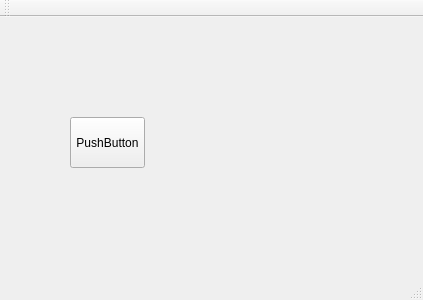
<?xml version="1.0" encoding="UTF-8"?>
<ui version="4.0">
 <class>MainWindow</class>
 <widget class="QMainWindow" name="MainWindow">
  <property name="geometry">
   <rect>
    <x>0</x>
    <y>0</y>
    <width>423</width>
    <height>300</height>
   </rect>
  </property>
  <property name="windowTitle">
   <string>MainWindow</string>
  </property>
  <widget class="QWidget" name="centralWidget">
   <widget class="QPushButton" name="pushButton">
    <property name="geometry">
     <rect>
      <x>70</x>
      <y>100</y>
      <width>75</width>
      <height>51</height>
     </rect>
    </property>
    <property name="text">
     <string>PushButton</string>
    </property>
   </widget>
  </widget>
  <widget class="QMenuBar" name="menuBar">
   <property name="geometry">
    <rect>
     <x>0</x>
     <y>0</y>
     <width>423</width>
     <height>21</height>
    </rect>
   </property>
  </widget>
  <widget class="QToolBar" name="mainToolBar">
   <attribute name="toolBarArea">
    <enum>TopToolBarArea</enum>
   </attribute>
   <attribute name="toolBarBreak">
    <bool>false</bool>
   </attribute>
  </widget>
  <widget class="QStatusBar" name="statusBar"/>
 </widget>
 <layoutdefault spacing="6" margin="11"/>
 <resources/>
 <connections/>
</ui>
